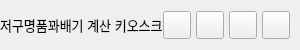
           <widget class="QFrame" name="contentTopBg">
            <property name="minimumSize">
             <size>
              <width>0</width>
              <height>50</height>
             </size>
            </property>
            <property name="maximumSize">
             <size>
              <width>16777215</width>
              <height>50</height>
             </size>
            </property>
            <property name="frameShape">
             <enum>QFrame::NoFrame</enum>
            </property>
            <property name="frameShadow">
             <enum>QFrame::Raised</enum>
            </property>
            <layout class="QHBoxLayout" name="horizontalLayout">
             <property name="spacing">
              <number>0</number>
             </property>
             <property name="leftMargin">
              <number>0</number>
             </property>
             <property name="topMargin">
              <number>0</number>
             </property>
             <property name="rightMargin">
              <number>10</number>
             </property>
             <property name="bottomMargin">
              <number>0</number>
             </property>
             <item>
              <widget class="QFrame" name="leftBox">
               <property name="sizePolicy">
                <sizepolicy hsizetype="Expanding" vsizetype="Preferred">
                 <horstretch>0</horstretch>
                 <verstretch>0</verstretch>
                </sizepolicy>
               </property>
               <property name="frameShape">
                <enum>QFrame::NoFrame</enum>
               </property>
               <property name="frameShadow">
                <enum>QFrame::Raised</enum>
               </property>
               <layout class="QHBoxLayout" name="horizontalLayout_3">
                <property name="spacing">
                 <number>0</number>
                </property>
                <property name="leftMargin">
                 <number>0</number>
                </property>
                <property name="topMargin">
                 <number>0</number>
                </property>
                <property name="rightMargin">
                 <number>0</number>
                </property>
                <property name="bottomMargin">
                 <number>0</number>
                </property>
                <item>
                 <widget class="QLabel" name="titleRightInfo">
                  <property name="sizePolicy">
                   <sizepolicy hsizetype="Preferred" vsizetype="Expanding">
                    <horstretch>0</horstretch>
                    <verstretch>0</verstretch>
                   </sizepolicy>
                  </property>
                  <property name="maximumSize">
                   <size>
                    <width>16777215</width>
                    <height>45</height>
                   </size>
                  </property>
                  <property name="font">
                   <font>
                    <family>Segoe UI</family>
                    <pointsize>10</pointsize>
                    <weight>50</weight>
                    <italic>false</italic>
                    <bold>false</bold>
                   </font>
                  </property>
                  <property name="text">
                   <string>저구명품꽈배기 계산 키오스크</string>
                  </property>
                  <property name="alignment">
                   <set>Qt::AlignLeading|Qt::AlignLeft|Qt::AlignVCenter</set>
                  </property>
                 </widget>
                </item>
               </layout>
              </widget>
             </item>
             <item alignment="Qt::AlignRight">
              <widget class="QFrame" name="rightButtons">
               <property name="minimumSize">
                <size>
                 <width>0</width>
                 <height>28</height>
                </size>
               </property>
               <property name="frameShape">
                <enum>QFrame::NoFrame</enum>
               </property>
               <property name="frameShadow">
                <enum>QFrame::Raised</enum>
               </property>
               <layout class="QHBoxLayout" name="horizontalLayout_2">
                <property name="spacing">
                 <number>5</number>
                </property>
                <property name="leftMargin">
                 <number>0</number>
                </property>
                <property name="topMargin">
                 <number>0</number>
                </property>
                <property name="rightMargin">
                 <number>0</number>
                </property>
                <property name="bottomMargin">
                 <number>0</number>
                </property>
                <item>
                 <widget class="QPushButton" name="settingsTopBtn">
                  <property name="minimumSize">
                   <size>
                    <width>28</width>
                    <height>28</height>
                   </size>
                  </property>
                  <property name="maximumSize">
                   <size>
                    <width>28</width>
                    <height>28</height>
                   </size>
                  </property>
                  <property name="cursor">
                   <cursorShape>PointingHandCursor</cursorShape>
                  </property>
                  <property name="toolTip">
                   <string>Settings</string>
                  </property>
                  <property name="text">
                   <string/>
                  </property>
                  <property name="icon">
                   <iconset>
                    <normaloff>:/icons/images/icons/icon_settings.png</normaloff>:/icons/images/icons/icon_settings.png</iconset>
                  </property>
                  <property name="iconSize">
                   <size>
                    <width>20</width>
                    <height>20</height>
                   </size>
                  </property>
                 </widget>
                </item>
                <item>
                 <widget class="QPushButton" name="minimizeAppBtn">
                  <property name="minimumSize">
                   <size>
                    <width>28</width>
                    <height>28</height>
                   </size>
                  </property>
                  <property name="maximumSize">
                   <size>
                    <width>28</width>
                    <height>28</height>
                   </size>
                  </property>
                  <property name="cursor">
                   <cursorShape>PointingHandCursor</cursorShape>
                  </property>
                  <property name="toolTip">
                   <string>Minimize</string>
                  </property>
                  <property name="text">
                   <string/>
                  </property>
                  <property name="icon">
                   <iconset>
                    <normaloff>:/icons/images/icons/icon_minimize.png</normaloff>:/icons/images/icons/icon_minimize.png</iconset>
                  </property>
                  <property name="iconSize">
                   <size>
                    <width>20</width>
                    <height>20</height>
                   </size>
                  </property>
                 </widget>
                </item>
                <item>
                 <widget class="QPushButton" name="maximizeRestoreAppBtn">
                  <property name="minimumSize">
                   <size>
                    <width>28</width>
                    <height>28</height>
                   </size>
                  </property>
                  <property name="maximumSize">
                   <size>
                    <width>28</width>
                    <height>28</height>
                   </size>
                  </property>
                  <property name="font">
                   <font>
                    <family>Segoe UI</family>
                    <pointsize>10</pointsize>
                    <weight>50</weight>
                    <italic>false</italic>
                    <bold>false</bold>
                    <stylestrategy>PreferDefault</stylestrategy>
                   </font>
                  </property>
                  <property name="cursor">
                   <cursorShape>PointingHandCursor</cursorShape>
                  </property>
                  <property name="toolTip">
                   <string>Maximize</string>
                  </property>
                  <property name="text">
                   <string/>
                  </property>
                  <property name="icon">
                   <iconset>
                    <normaloff>:/icons/images/icons/icon_maximize.png</normaloff>:/icons/images/icons/icon_maximize.png</iconset>
                  </property>
                  <property name="iconSize">
                   <size>
                    <width>20</width>
                    <height>20</height>
                   </size>
                  </property>
                 </widget>
                </item>
                <item>
                 <widget class="QPushButton" name="closeAppBtn">
                  <property name="minimumSize">
                   <size>
                    <width>28</width>
                    <height>28</height>
                   </size>
                  </property>
                  <property name="maximumSize">
                   <size>
                    <width>28</width>
                    <height>28</height>
                   </size>
                  </property>
                  <property name="cursor">
                   <cursorShape>PointingHandCursor</cursorShape>
                  </property>
                  <property name="toolTip">
                   <string>Close</string>
                  </property>
                  <property name="text">
                   <string/>
                  </property>
                  <property name="icon">
                   <iconset>
                    <normaloff>:/icons/images/icons/icon_close.png</normaloff>:/icons/images/icons/icon_close.png</iconset>
                  </property>
                  <property name="iconSize">
                   <size>
                    <width>20</width>
                    <height>20</height>
                   </size>
                  </property>
                 </widget>
                </item>
               </layout>
              </widget>
             </item>
            </layout>
           </widget>
